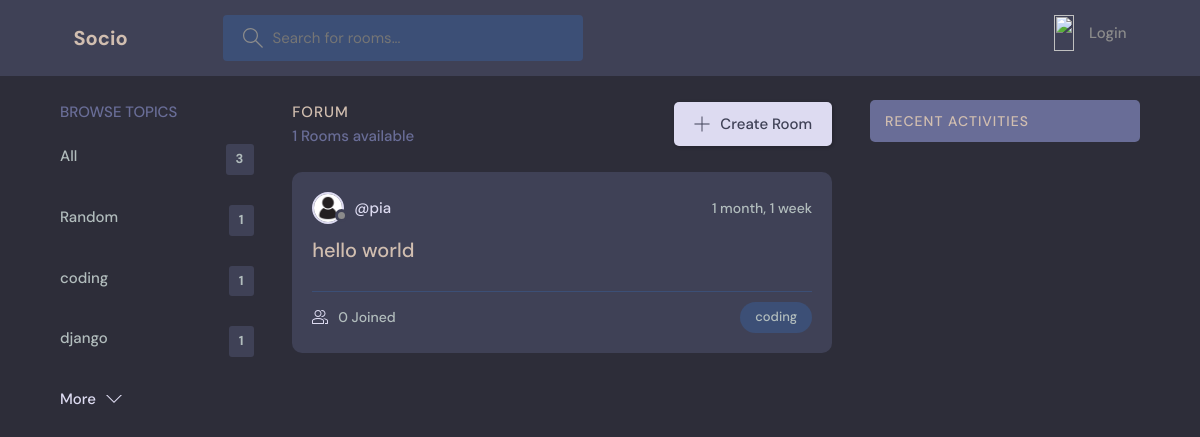
/?q=coding, run on the app's committed database.
### base/models.py (models this page shows, shortened)
class Topic (models.Model):
    name = models.CharField(max_length=200)
    def __str__(self):
        return self.name

class Room (models.Model):
    host = models.ForeignKey(User,  on_delete=models.SET_NULL, null=True)
    topic = models.ForeignKey(Topic, on_delete=models.SET_NULL, null=True)
    name=models.CharField(max_length=200)
    description=models.TextField(null=True, blank=True)
    participants = models.ManyToManyField(User,related_name='participants')
    update = models.DateTimeField(auto_now=True)
    created=models.DateTimeField(auto_now_add=True)
    class Meta:
        ordering= ['-update', '-created']

class User(AbstractUser):
    name=models.CharField(max_length=200,null=True)
    email=models.EmailField(unique=True, null=True)
    bio=models.TextField(null=True)
    avatar= models.ImageField(null=True,default="pro.jpg")
    USERNAME_FIELD = 'email'
    REQUIRED_FIELDS=[]

### base/views.py (the view)
# urls.py: path('',views.home, name="HOME"),
def home (request):
    q=request.GET.get('q') if request.GET.get('q') != None else ''
    rooms=Room.objects.filter(
        Q(topic__name__icontains=q) |
        Q(name__icontains=q) |
        Q(description__icontains=q)
        )
    topics=Topic.objects.all()[0:6]
    room_count=rooms.count()
    room_messages=Message.objects.filter(Q(room__topic__name__icontains=q))[0:5]
    context= {'rooms' : rooms , 'topics':topics, 'room_count': room_count,'room_messages':room_messages}
    return render(request,'base/home.html',context )

### base/templates/base/home.html (shortened to what this page needs)
{% extends 'main.html' %} {% block content %} {% load static %}
<main class="layout layout--3">
  <div class="container">
    <div>{% include 'base/topics_comp.html' %}</div>
    <div class="roomList">
      <div class="roomList__header">
        <div>
          <h2>Forum</h2>
          <p>{{room_count}} Rooms available</p>
        </div>
        <a class="btn btn--main" href="{% url 'create-room' %}">
          <svg
            version="1.1"
            xmlns="http://www.w3.org/2000/svg"
            width="32"
            height="32"
            viewBox="0 0 32 32"
          >
            <title>add</title>
            <path
              d="M16.943 0.943h-1.885v14.115h-14.115v1.885h14.115v14.115h1.885v-14.115h14.115v-1.885h-14.115v-14.115z"
            ></path>
          </svg>
          Create Room
        </a>
      </div>
      {% include 'base/feed_comp.html' %}
    </div>
    {% include 'base/activity_comp.html' %}
  </div>
</main>
{% endblock %}

### base/templates/base/topics_comp.html
    <div class="topics">
      <div class="topics__header">
        <h2>Browse Topics</h2>
      </div>
      <ul class="topics__list">
        <li>
          <a href="{% url 'HOME' %}">All <span>{{topics.count}}</span></a>
        </li>
        {% for topic in topics %}
        <li>
          <a href="{% url 'HOME' %}?q={{topic.name}}">{{topic.name}} <span>{{topic.room_set.all.count}}</span> </a>
        </li>
        {% endfor %}
      </ul>
      <a class="btn btn--link" href="{% url 'topics' %}">
        More
        <svg
          version="1.1"
          xmlns="http://www.w3.org/2000/svg"
          width="32"
          height="32"
          viewBox="0 0 32 32"
        >
          <title>chevron-down</title>
          <path d="M16 21l-13-13h-3l16 16 16-16h-3l-13 13z"></path>
        </svg>
      </a>
    </div>

### base/templates/base/feed_comp.html (shortened to what this page needs)
{% load static%} {% for room in rooms %}
<div class="roomListRoom">
  <div class="roomListRoom__header">
    <a
      href="{% url 'user-profile' room.host.id %}"
      class="roomListRoom__author"
    >
      <div class="avatar avatar--small">
        <img src="{% static 'images/pro.jpg' %}" />
      </div>
      <span>@{{room.host.name}}</span>
    </a>
    <div class="roomListRoom__actions">
      <span>{{room.created|timesince}}</span>
    </div>
  </div>
  <div class="roomListRoom__content">
    <a href="{% url 'room' room.id %}">{{room.name}}</a>
  </div>
  <div class="roomListRoom__meta">
    <a href="room.html" class="roomListRoom__joined">
      {{room.participants.count}} Joined
    </a>
    <p class="roomListRoom__topic">{{room.topic}}</p>
  </div>
</div>
{% endfor %}

### static/styles/style.css (style rules this page uses)
:root { --color-main: #DDDBF1; --color-main-light: #e1f6fb; --color-dark: #3f4156; --color-dark-medium: #3C4F76; --color-dark-light: #696d97; --color-light: #D1BEB0; --color-gray: #8b8b8b; --color-light-gray: #b2bdbd; --color-bg: #2d2d39; --color-success: #5dd693; --color-error: #fc4b0b; }
* { font-family: "DM Sans", -apple-system, BlinkMacSystemFont, "Segoe UI", Roboto, Oxygen, Ubuntu, Cantarell, "Open Sans", "Helvetica Neue", sans-serif; margin: 0; padding: 0; box-sizing: border-box; text-rendering: optimizeLegibility; font-size: inherit; }
html { font-size: 56.25%; }
@media only screen and (min-width: 1200px) { html { font-size: 62.5%; } }
body { line-height: 1.6; font-weight: 400; font-size: 1.5rem; color: var(--color-light-gray); background-color: var(--color-bg); min-height: 100vh; }
img { width: 100%; }
a { display: inline-block; color: var(--color-main); text-decoration: none; }
.container { max-width: 120rem; width: 90%; margin: auto; }
.btn { background-color: transparent; border: none; display: inline-flex; align-items: center; gap: 1rem; cursor: pointer; transition: all ease-in-out 0.3s; padding: 1rem 2rem; border-radius: 5px; box-shadow: 1px 1px 3px 1px rgba(0, 0, 0, 0.15); font-weight: 500; }
.btn--link { border-radius: 0; padding: 0; color: var(--color-main); box-shadow: none; }
.btn--main { background-color: var(--color-main); color: var(--color-dark); }
.btn > svg { fill: currentColor; width: 1.6rem; height: 1.6rem; }
.avatar { position: relative; display: inline-block; border-radius: 50%; border: 2px solid var(--color-main); }
.avatar img { display: block; border-radius: 50%; object-fit: cover; object-position: center; }
.avatar::after { content: ""; display: block; position: absolute; background-color: var(--color-gray); z-index: 111; border-radius: 50%; border: 0.3rem solid var(--color-dark); }
.avatar.avatar--small img { width: 2.8rem; height: 2.8rem; }
.avatar.avatar--small:after { width: 0.7rem; height: 0.7rem; bottom: 0px; right: -6px; }
.layout { margin-top: 2.4rem; }
.layout > .container { display: flex; justify-content: space-between; align-items: flex-start; }
.layout--3 > .container > div:first-child { flex-basis: 18%; max-width: 22.5rem; }
.layout--3 > .container > div:nth-child(2) { flex-basis: 50%; }
.topics__header { margin-bottom: 2rem; }
.topics__header h2 { text-transform: uppercase; font-weight: 500; color: var(--color-dark-light); }
.topics__list { list-style: none; }
.topics__list li a { display: flex; justify-content: space-between; margin-bottom: 3rem; font-weight: 500; color: var(--color-light-gray); transition: all 0.3s ease-in-out; }
.topics__list li a span { padding: 0.5rem 1rem; background-color: var(--color-dark); border-radius: 3px; font-size: 1.3rem; font-weight: 700; letter-spacing: 1px; }
.roomList__header { display: flex; justify-content: space-between; align-items: center; margin-bottom: 2.4rem; }
.roomList__header h2 { text-transform: uppercase; font-weight: 500; color: var(--color-light); letter-spacing: 1px; }
.roomList__header p { font-weight: 500; color: var(--color-dark-light); }
.roomListRoom { margin-bottom: 2.4rem; background-color: var(--color-dark); border-radius: 1rem; padding: 2rem; }
.roomListRoom__header { display: flex; justify-content: space-between; align-items: center; }
.roomListRoom__author { font-weight: 500; display: flex; align-items: center; gap: 1rem; }
.roomListRoom__actions { display: flex; align-items: flex-start; gap: 1rem; position: relative; }
.roomListRoom__actions span { font-size: 1.4rem; font-weight: 500; }
.roomListRoom__content { margin: 1rem 0; }
.roomListRoom__content a { font-size: 2rem; font-weight: 500; margin-bottom: 1.5rem; color: var(--color-light); transition: all 0.3s ease-in-out; }
.roomListRoom__meta { border-top: 1px solid var(--color-dark-medium); padding-top: 1rem; display: flex; align-items: center; justify-content: space-between; }
.roomListRoom__joined { color: var(--color-light-gray); display: flex; align-items: center; gap: 1rem; font-size: 1.4rem; font-weight: 500; }
.roomListRoom__joined svg { fill: var(--color-main); width: 1.6rem; height: 1.6rem; }
.roomListRoom__topic { padding: 5px 1.5rem; background-color: var(--color-dark-medium); border-radius: 5rem; font-weight: 500; font-size: 1.3rem; }

### data on the page
Topic: name "Random", room_set.all.count "1"
Topic: name "coding", room_set.all.count "1"
Topic: name "django", room_set.all.count "1"
Room: host.name "pia", created "1 month, 1 week", name "hello world", participants.count "0", topic "coding"

### other printed values
{{ topics.count }} "3"
{{ room_count }} "1"
